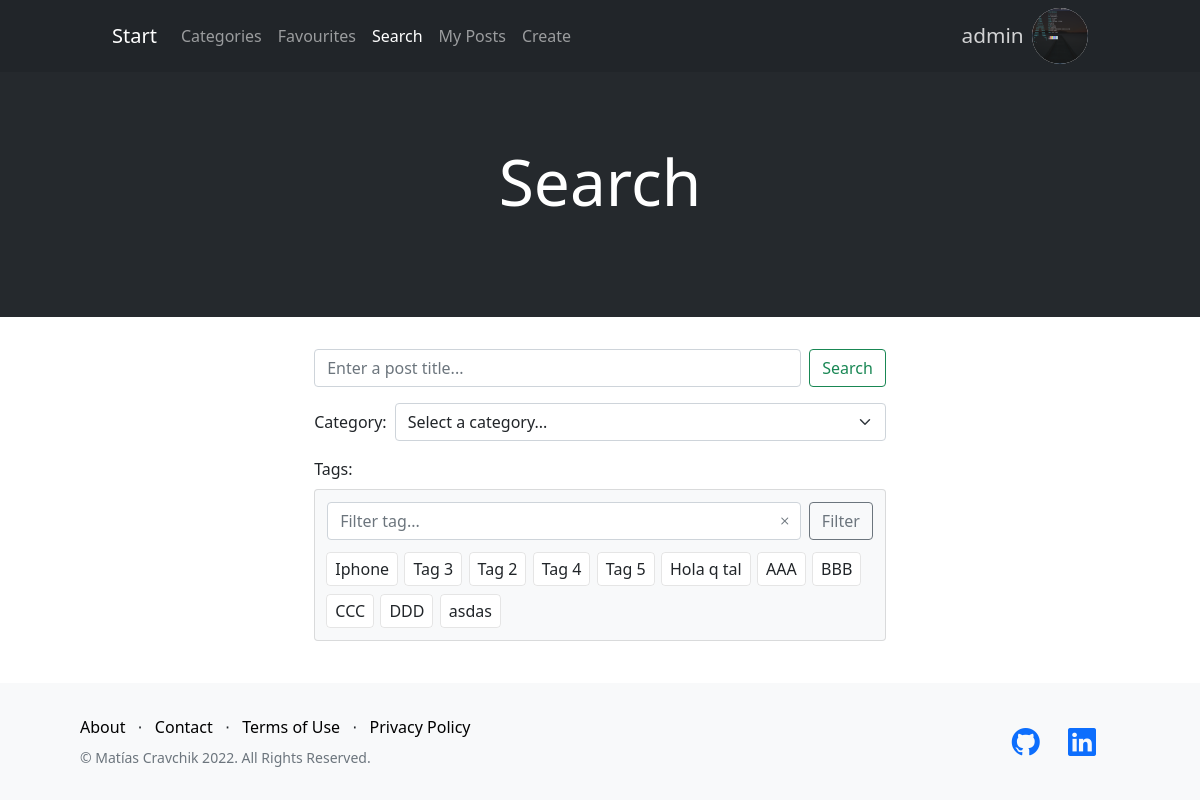
Screenshot of /blog/search/ (signed in) with the database file from the repository.
### blog/models.py (models this page shows, shortened)
class Tag(models.Model):
    name = models.CharField(max_length=40, unique=True)

### blog/views.py (the view)
# urls.py: path("search/", views.search, name="Search"),
def search(request):
    title = request.GET.get("title", None)
    cat = request.GET.get("category")
    tags = request.GET.getlist("tags")
    if title is not None or cat is not None or tags:
        posts = Post.objects.all()
        if title:
            posts = posts.filter(title__icontains=title)
        if cat and cat != "-1":
            posts = posts.filter(category=cat)
        if tags:
            posts_to_exclude = []
            for post in posts:
                if not post.has_all_tags(tags):
                    posts_to_exclude.append(post.id)
            posts = posts.exclude(id__in=posts_to_exclude)
        no_posts_message = "No post found."
        return render(
            request,
            "blog/index.html",
            {"page": "Posts", "posts": posts, "no_posts_message": no_posts_message},
        )
    else:
        categories = Category.objects.all()
        tags = Tag.objects.all()
        return render(
            request,
            "blog/search.html",
            {"page": "Search", "categories": categories, "tags": tags},
        )

### accounts/context_processors/avatar.py (called while the page is built)
def avatar(request):
    if request.user.is_authenticated:
        return {
            "user_avatar": Profile.avatar_url(request.user)
        }
    else:
        return {}

### accounts/models.py (called while the page is built)
    def avatar_url(user):
        url = None
        try:
            url = Profile.objects.get(user=user).avatar.url
        except ObjectDoesNotExist:
            pass
        except ValueError:
            pass
        if url is None:
            url = str(settings.MEDIA_URL) + "profiles/default.png"
        return url

### blog/models.py (called while the page is built)
    def __str__(self):
        return self.name

### blog/templates/blog/search.html (shortened to what this page needs)
{% extends 'layout.html' %}
{% load static %}
{% block header %}
<div class="bg-dark o-98 p-0 m-0">
    <h1 class="mb-5 mt-4 py-5 text-center text-white" style="font-size: 4rem;">{{ page }}</h1>
</div>
{% endblock header %}
{% block content %}
<form action="{% url 'Search' %}" method="get" class="my-form py-2 col-xl-7 col-md-9 col-11 mx-auto">
    <div class="search-container">
        <input type="submit" value="Search" class="btn btn-outline-success ms-2">
        <input
          type="text"
          name="title"
          placeholder="Enter a post title..."
          class="form-control"
        />
    </div>
    <div class="d-flex flex-row align-items-center my-3">
        <span class="me-2">Category: </span>
        <select name="category" id="" class="form-select">
            <option value="-1">Select a category...</option>
        </select>
    </div>
    <span>Tags:</span>
    <ul class="card bg-light mt-2 p-2 tag-list-select">
        <div class="d-flex w-100 flex-row-reverse mx-1 mb-2 mt-1">
            <input type="button" value="Filter" class="btn btn-outline-secondary" id="tagSearchBtn">
            <button id="tagSearchDelete"><i class="bi bi-x text-muted"></i></button>
            <input type="text" placeholder="Filter tag..." class="form-control" id="tagSearchBar">
        </div>
        {% for tag in tags %}
            <li class="card my-1" id="{{ tag.id }}">
                <label class="btn w-100 m-0 py-1 px-2 tagCheckBox" for="btn-check{{ tag.id }}">{{ tag.name }}</label>
            </li>
        {% endfor %}
    </ul>
</form>
{% endblock content %}

### DjangoBlog/templates/layout.html (shortened to what this page needs)
<!DOCTYPE html>
<html lang="en">
  <head>
    {% load static %}
    <link
      href="https://cdn.jsdelivr.net/npm/bootstrap-icons@1.5.0/font/bootstrap-icons.css"
      rel="stylesheet"
      type="text/css"
    />
    <link
      href="https://cdn.jsdelivr.net/npm/bootstrap@5.1.3/dist/css/bootstrap.min.css"
      rel="stylesheet"
    />
    <link rel="stylesheet" href="{% static 'styles.css' %}?{% now 'U' %}" />
  </head>
  <body>
    <div class="d-flex flex-column {% block pageclass %}{% endblock pageclass %} wrapper">
      <nav class="w-100 navbar navbar-expand-lg navbar-dark static-top bg-dark
                  {% if not user_avatar %}py-3{% else %}py-lg-0{% endif %}">
        <div class="container col-lg-10 align-items-center">
          <a class="navbar-brand" href="{% url 'Home' %}">Start</a>
          <div
            class="collapse navbar-collapse d-lg-flex flex-lg-row justify-content-lg-between"
            id="navbarNavDropdown"
          >
            <ul class="navbar-nav">
              <li class="nav-item">
                <a
                  class="nav-link {% if page == 'Categories' %} active {% endif %}"
                  aria-current="page"
                  href="{% url 'Categories' %}"
                >
                  Categories
                </a>
              </li>
              {% if user.is_authenticated %}
                <li class="nav-item">
                  <a
                    class="nav-link {% if page == 'Favourites' %} active {% endif %}"
                    aria-current="page"
                    href="{% url 'Favourites' %}"
                  >
                    Favourites
                  </a>
                </li>
              {% endif %}
              <li class="nav-item">
                <a
                  class="nav-link {% if page == 'Search' %} active {% endif %}"
                  aria-current="page"
                  href="{% url 'Search' %}"
                >
                  Search
                </a>
              </li>
              {% if user.is_staff %}
                <li class="nav-item">
                  <a
                  class="nav-link {% if page == 'My Posts' %} active {% endif %}"
                  aria-current="page"
                  href="{% url 'MyPosts' %}"
                  >
                    My Posts
                  </a>
                </li>
                <li class="nav-item">
                  <a
                  class="nav-link {% if page == 'Create post' %} active {% endif %}"
                  aria-current="page"
                  href="{% url 'Create' %}"
                  >
                    Create
                  </a>
                </li>
              {% endif %}
            </ul>
            <div class="d-flex justify-content-lg-center">
              {% if not user.is_authenticated %}
              <div class="nav-item mx-1 my-auto">
                <a
                  class="btn btn-info btn-pill"
                  href="{% url 'Login' %}"
                  >Log in</a
                >
              </div>
              <div class="nav-item mx-1 my-auto">
                <a
                  class="btn btn-danger btn-pill"
                  href="{% url 'Signup' %}"
                  >Sign up</a
                >
              </div>
              {% else %}
              <li class="nav-item dropdown d-flex">
                <a class="d-flex flex-row-reverse flex-lg-row align-items-center nav-link dropdown-toggle profile-dropdown my-2 my-lg-2 p-0"
                    href="#" id="navbarDropdown" role="button" data-bs-toggle="dropdown" aria-expanded="false">
                  <p class="username fw-light">{{ user }}</p>
                  <img src="{{ user_avatar }}" alt="user avatar">
                </a>
              </li>
              {% endif %}
            </div>
          </div>
        </div>
      </nav>
      {% block header %}{% endblock header %}
      <div class="py-2 container-fluid flex-grow-1">
        <div class="col-lg-10 col-md-11 mx-auto pt-3 d-flex flex-column">
          {% block content %} {% endblock content %}
        </div>
      </div>
      <footer class="footer bg-light">
        <div class="container-fluid px-5">
          <div class="row">
            <div class="col-lg-6 h-100 text-center text-lg-start my-auto">
              <ul class="list-inline mb-2 text-lg-start">
                <li class="list-inline-item">
                  <a href="#!" class="my-link">About</a>
                </li>
                <li class="list-inline-item">⋅</li>
                <li class="list-inline-item">
                  <a href="#!" class="my-link">Contact</a>
                </li>
                <li class="list-inline-item">⋅</li>
                <li class="list-inline-item">
                  <a href="#!" class="my-link">Terms of Use</a>
                </li>
                <li class="list-inline-item">⋅</li>
                <li class="list-inline-item">
                  <a href="#!" class="my-link">Privacy Policy</a>
                </li>
              </ul>
              <p class="text-muted small mb-4 mb-lg-0 text-lg-start">
                &copy; Matías Cravchik 2022. All Rights Reserved.
              </p>
            </div>
            <div class="col-lg-6 h-100 text-center text-lg-end my-auto">
              <ul class="list-inline mb-0 text-lg-end">
                <li class="list-inline-item me-4">
                  <a href="https://github.com/MatiasCra" target="_blank"><i class="bi-github fs-3"></i></a>
                </li>
                <li class="list-inline-item me-4">
                  <a href="https://www.linkedin.com/in/matias-cravchik-9287991a3/" target="_blank"><i class="bi-linkedin fs-3"></i></a>
                </li>
              </ul>
            </div>
          </div>
        </div>
      </footer>
    </div>
  </body>
</html>

### DjangoBlog/static/styles.css (style rules this page uses)
:root { --main-color: rgb(121, 82, 179); --secondary-color: rgb(255, 228, 132); --secondary-color-light: rgba(255, 228, 132, 0.8); --danger-color: rgb(239, 145, 145); --danger-color-light: rgb(245, 158, 158); --color-dark: rgb(33, 37, 41); --bootstrap-primary-color: #0d6efd; }
.wrapper { min-height: 100vh; }
.o-98 { opacity: 0.98; }
.profile-dropdown::after { position: absolute; opacity: 0; }
.profile-dropdown > img { background-color: white; border-radius: 4rem; outline: 2px black thin; outline-offset: -1px; width: 3.5rem; aspect-ratio: 1; }
.footer { padding: 2rem; }
.my-link { color: black; text-decoration: none; }
.tag-list, .tag-list-ro, .tag-list-select { min-height: 1em; list-style: none; display: flex; flex-direction: row; flex-wrap: wrap; }
.tag-list > li, .tag-list-ro > li, .tag-list-select > li { margin: 0 0.2rem; transition: background-color 100ms; width: fit-content; }
.tag-list-select > li > * { box-shadow: none !important; transition: background-color 100ms, border-color 100ms; }
.tag-list-select { max-height: 11.9em; overflow: auto; }
.tag-list-select > li { border: 0; padding: 0; }
.tag-list-select > li > label { border: rgba(0, 0, 0, 0.1) 1px solid; }
.search-container { display: flex; flex-direction: row-reverse; justify-content: space-between; }
#tagSearchDelete { background-color: transparent; border: none; transform: translateX(-1.5rem); width: 0.5rem; padding: 0; margin: 0; }
#tagSearchDelete * { border: none; }
.username { color: rgba(255, 255, 255, .8); padding: 0; margin-bottom: 0; margin: 0 .4em; font-size: 1.3em; height: fit-content; }

### rows the page displays
Tag: name "Iphone"
Tag: name "Tag 3"
Tag: name "Tag 2"
Tag: name "Tag 4"
Tag: name "Tag 5"
Tag: name "Hola q tal"
Tag: name "AAA"
Tag: name "BBB"
Tag: name "CCC"
Tag: name "DDD"
Tag: name "asdas"

### other values shown
{{ user }} "admin"
{{ page }} "Search"
